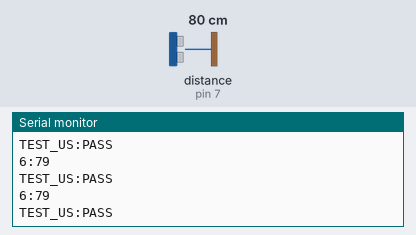
Bench run of a sketch on a simulated Arduino Uno, built with avr-gcc and run on an emulated ATmega328P. Parts: the last lines printed to the serial monitor. Wiring (inferred from the names in the program): ultrasonic range finder: trigger pin 6; echo pin 7. Inputs (shaded band) come from the test bench; at power-on: distance to the obstacle (sensor on pin 7) 80 cm. The echo pulse lasts 58.3 µs per cm.

Above: at 2.2 s.
2.3 s: distance to the obstacle (sensor on pin 7) set to 2 cm
At 2.74 s:
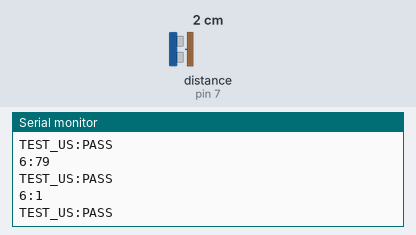
3.8 s: distance to the obstacle (sensor on pin 7) set to 4 cm
At 4.24 s:
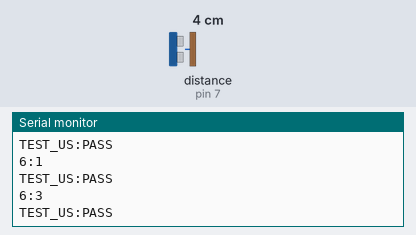
Timing chart, 0 to 6.8 s (numbered marks = the images above; inputs shaded):
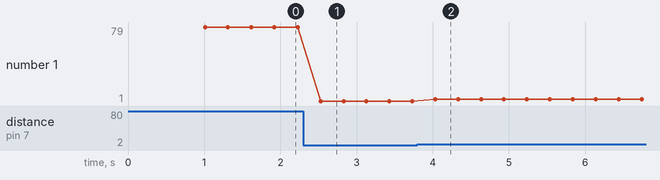

Measured:
- after the input at 2.3 s, the serial monitor: prints a new line after 0.23 s (image 1)
- after the input at 3.8 s, the serial monitor: prints a new line after 0.23 s (image 2)
- plotted number 1: 79 → 1 after the input at 2.3 s, 1 → 3 after the input at 3.8 s

The sketch:

Sensor_HC-SR04.ino
```cpp
/* TEST UNITARIO: HC-SR04
*/
#define TRIG_PIN 6
#define ECHO_PIN 7

const uint8_t FALLOS_UMBRAL = 5;
uint8_t fallos = 0;

long medirDistanciaCm() {
  digitalWrite(TRIG_PIN, LOW); delayMicroseconds(2);
  digitalWrite(TRIG_PIN, HIGH); delayMicroseconds(10);
  digitalWrite(TRIG_PIN, LOW);
  long dur = pulseIn(ECHO_PIN, HIGH, 30000UL); // timeout 30 ms
  if (dur == 0) return -1;
  return (long)((dur / 2.0) / 29.1);
}

void setup() {
  pinMode(TRIG_PIN, OUTPUT);
  pinMode(ECHO_PIN, INPUT);
  Serial.begin(9600);
  delay(1000);
  Serial.println(F("TEST_US:START"));
}

void loop() {
  long d = medirDistanciaCm();
  if (d < 0 || d > 400) {
    fallos++;
    Serial.println(F("7:"));             // fallo
    if (fallos >= FALLOS_UMBRAL) {
      Serial.println(F("TEST_US:FAIL"));
      while (1) {}
    }
  } else {
    fallos = 0;
    Serial.print(F("6:"));               // formato de datos de distancia
    Serial.println(d);
    if (d >= 0 && d <= 400) {
      Serial.println(F("TEST_US:PASS"));
    }
  }
  delay(300);
}
```
